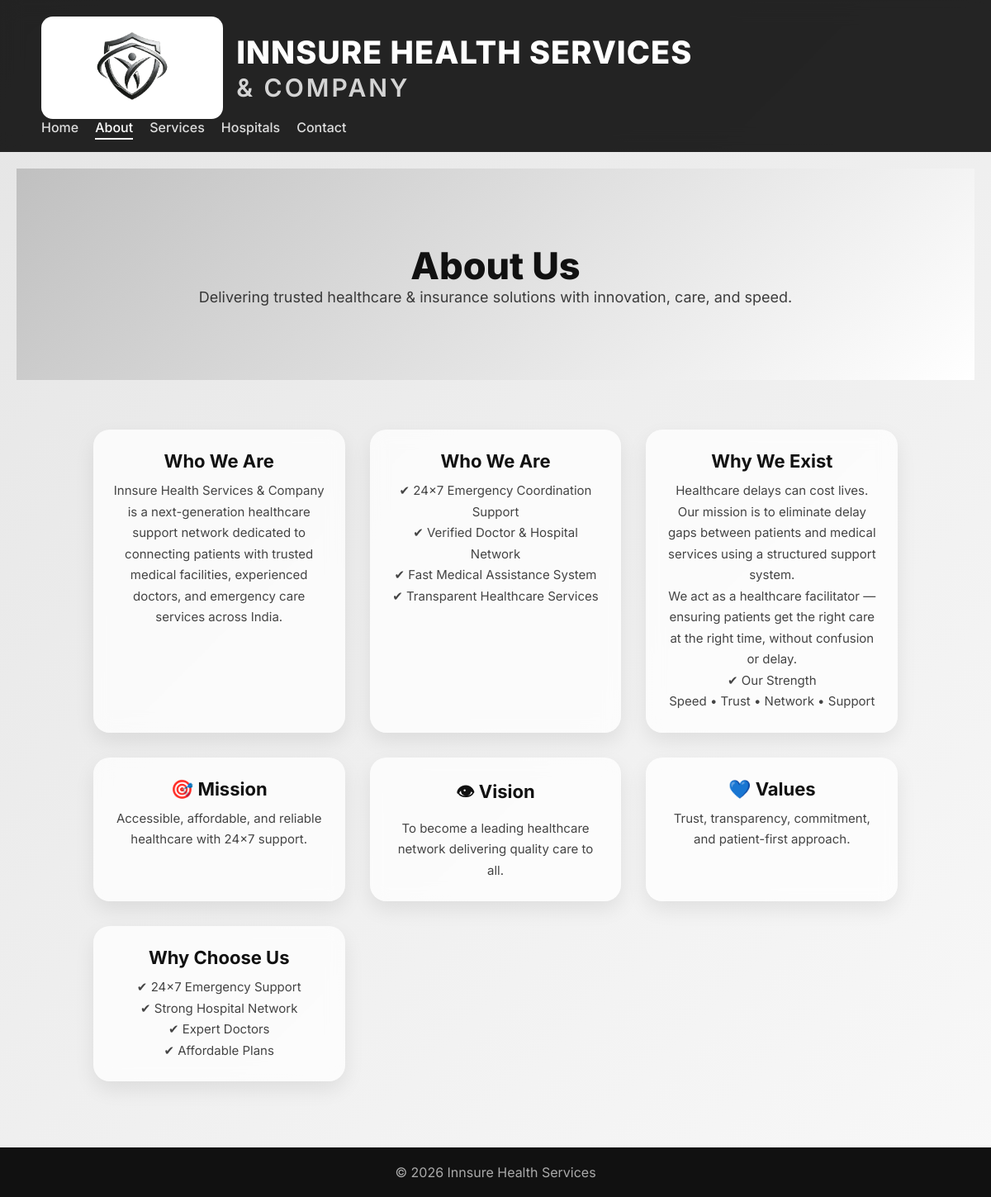
The page /about/ on the database its author committed.
### core/models.py (models this page shows, shortened)
class About(models.Model):
    STATUS_CHOICES = [
        ('Active', 'Active'),
        ('Inactive', 'Inactive'),
    ]
    title = models.CharField(max_length=200)
    description = models.TextField()
    status = models.CharField(
        max_length=10,
        choices=STATUS_CHOICES,
        default='Active'
    )
    created_at = models.DateTimeField(auto_now_add=True)
    updated_at = models.DateTimeField(auto_now=True)

### core/views.py (the view)
# urls.py: path('about/', views.about, name='about'),
def about(request):
    abouts = About.objects.filter(status='Active')
    return render(request, 'about.html', {'abouts': abouts})

### core/templates/about.html (shortened to what this page needs)
{% extends 'base.html' %}
{% load static %}
{% block content %}
<section class="about-hero">
    <div class="hero-content">
        <h1>About Us</h1>
        <p>Delivering trusted healthcare & insurance solutions with innovation, care, and speed.</p>
    </div>
</section>
<div class="about-wrapper">
{% for a in abouts %}
<div class="about-card">
    <div class="about-text">
        <h2>{{ a.title }}</h2>
        <p>{{ a.description|linebreaks }}</p>
    </div>
</div>
{% empty %}
<p style="text-align:center;">No About Data Found</p>
{% endfor %}
</div>
{% endblock %}

### core/templates/base.html (style rules this page uses)
:root { --bg: #f5f6f8; --card: rgba(255,255,255,0.65); --text: #111; --primary: #111; --border: rgba(0,0,0,0.1); }
* { margin:0; padding:0; box-sizing:border-box; font-family:'Inter', sans-serif; }
body { background: var(--bg); color: var(--text); transition:0.3s; }

### core/templates/about.html (style rules this page uses)
body { margin:0; font-family:'Poppins',sans-serif; background: linear-gradient(135deg,#e5e5e5,#f8f8f8); }
.about-hero { text-align:center; padding:90px 20px; background: linear-gradient(135deg,silver,#ffffff); animation: heroFade 1s ease-in-out; }
.about-hero h1 { font-size:45px; font-weight:800; animation: slideDown 0.8s ease; }
.about-hero p { font-size:18px; opacity:0.8; animation: fadeIn 1.2s ease; }
.about-wrapper { padding:60px 8%; display:grid; grid-template-columns: repeat(3, 1fr); gap:30px; }
.about-card { background: rgba(255,255,255,0.75); backdrop-filter: blur(10px); border-radius:20px; padding:25px; box-shadow:0 10px 25px rgba(0,0,0,0.08); text-align:center; transition: all 0.5s cubic-bezier(.25,.8,.25,1); opacity:0; transform: translateY(40px); animation: cardFade 0.8s ease forwards; }
.about-card:nth-child(1) { animation-delay:0.1s; }
.about-card:nth-child(2) { animation-delay:0.2s; }
.about-card:nth-child(3) { animation-delay:0.3s; }
.about-card:nth-child(4) { animation-delay:0.4s; }
.about-card:nth-child(5) { animation-delay:0.5s; }
.about-text h2 { font-size:22px; margin-bottom:10px; transition: 0.3s; }
.about-text p { font-size:15px; line-height:1.7; color:#444; }

### rows shown on the page
About: title "Who We Are", description "Innsure Health Services & Company is a next-generation healthcare support network dedicated to connecting patients with trusted medical facilities, experienced doctors, and emergency care services across India."
About: title "Who We Are", description "✔ 24×7 Emergency Coordination Support ✔ Verified Doctor & Hospital Network ✔ Fast Medical Assistance System ✔ Transparent Healthcare Services"
About: title "Why We Exist", description "Healthcare delays can cost lives. Our mission is to eliminate delay gaps between patients and medical services using a structured support system. We act as a healthcare facilitator — ensuring patients get the right care at the right time, without confusion or delay. ✔ Our Strength Speed • Trust • Network • Support"
About: title "🎯 Mission", description "Accessible, affordable, and reliable healthcare with 24×7 support."
About: title "👁 Vision", description "To become a leading healthcare network delivering quality care to all."
About: title "💙 Values", description "Trust, transparency, commitment, and patient-first approach."
About: title "Why Choose Us", description "✔ 24×7 Emergency Support ✔ Strong Hospital Network ✔ Expert Doctors ✔ Affordable Plans"
